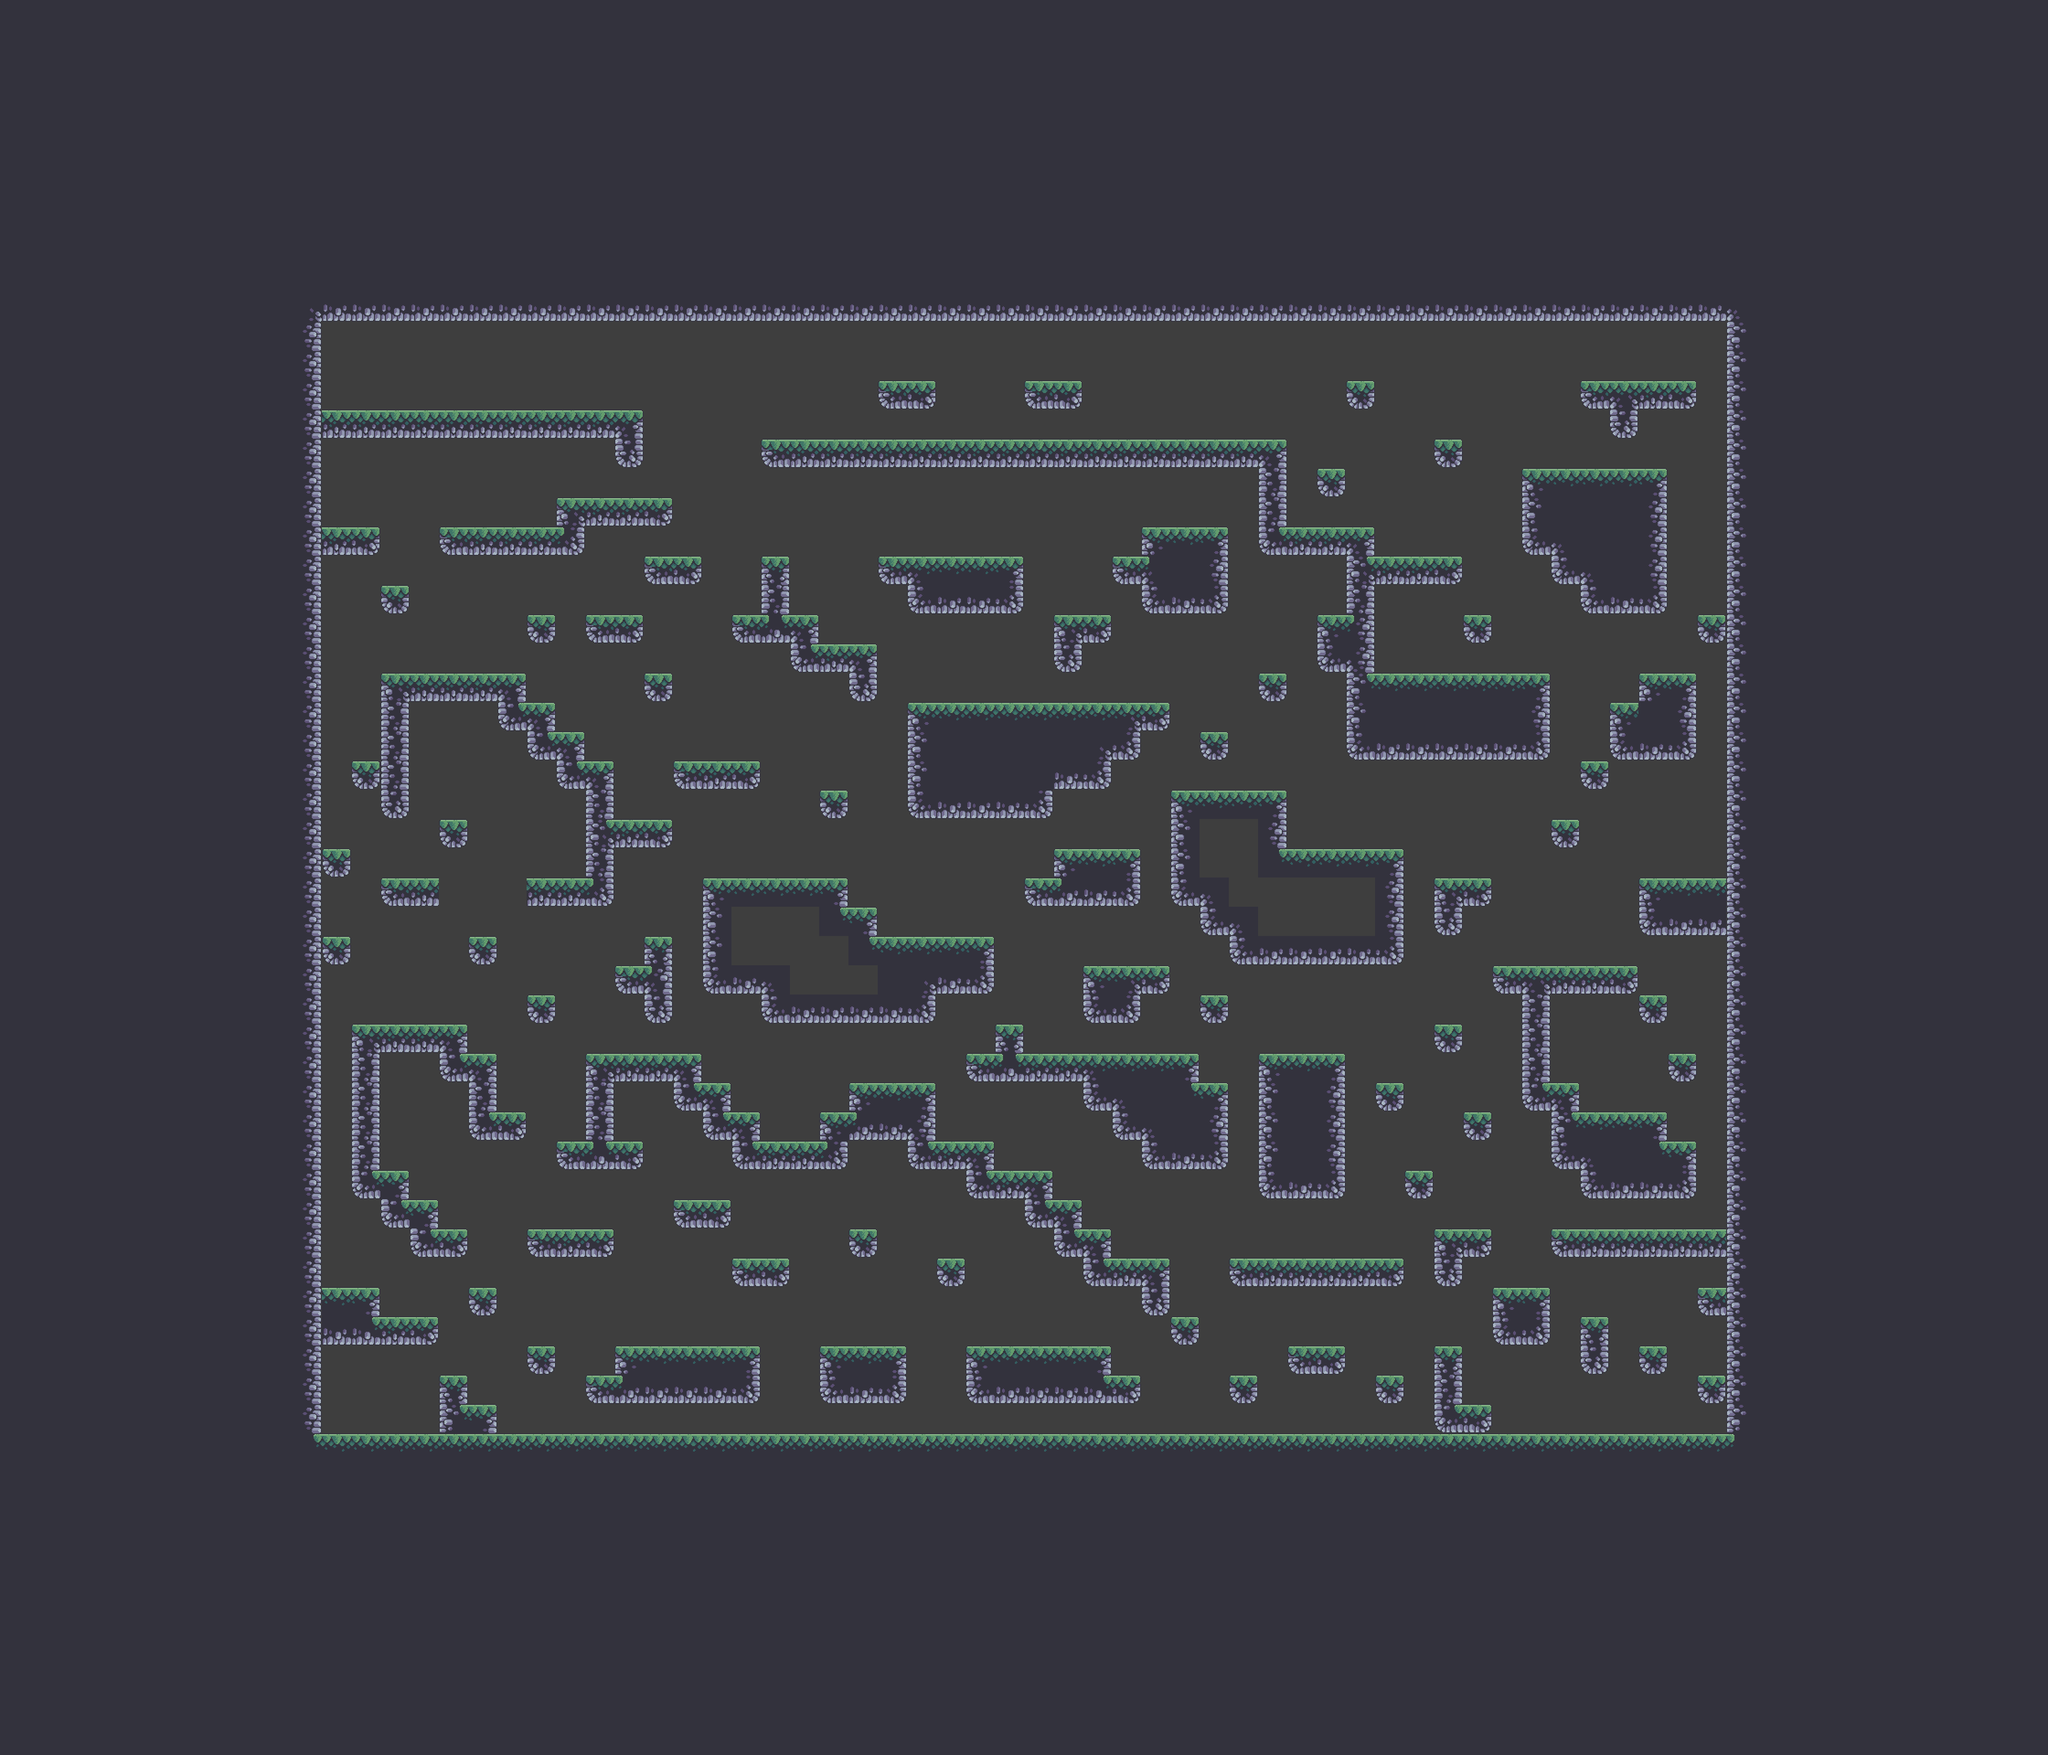

Rendered tile map (Tiled .tmx) drawn with the repository's tilesets; below, a short description and the map source with its tile grids summarised:
An orthogonal 70x60 tile map with 64x64 px tiles, 2 tile layers (Main, Decoration), 2 tilesets and 104 objects (89x Coin, 11x Health_Potion, 3x Diamond, Player).

<map version="1.10" tiledversion="1.11.0" orientation="orthogonal" renderorder="right-down" width="70" height="60" tilewidth="64" tileheight="64" infinite="0" backgroundcolor="#3e3e3e" nextlayerid="6" nextobjectid="184">
 <tileset firstgid="1" source="Terrain (64x64).tsx" />
 <tileset firstgid="86" source="tilemap_new_softy_sand64x64.tsx" />
 <layer id="1" name="Main" width="70" height="60">
  <data>[4200 cells, 2883 non-empty, 36 distinct tile ids]</data>
 </layer>
 <objectgroup id="2" name="Entities">
  <object id="75" name="Player" x="832" y="832">
   <point />
  </object>
  <object id="76" name="Coin" x="1920" y="768" width="64" height="64" />
  <object id="77" name="Coin" x="1984" y="768" width="64" height="64" />
  <object id="78" name="Coin" x="2240" y="768" width="64" height="64" />
  <object id="79" name="Coin" x="2304" y="768" width="64" height="64" />
  <object id="80" name="Coin" x="1024" y="1664" width="64" height="64" />
  <object id="81" name="Coin" x="1088" y="1728" width="64" height="64" />
  <object id="82" name="Coin" x="1152" y="1792" width="64" height="64" />
  <object id="83" name="Coin" x="1216" y="1856" width="64" height="64" />
  <object id="84" name="Coin" x="960" y="1600" width="64" height="64" />
  <object id="85" name="Coin" x="896" y="1536" width="64" height="64" />
  <object id="87" name="Coin" x="1088" y="1600" width="64" height="64" rotation="-90" />
  <object id="88" name="Coin" x="896" y="1728" width="64" height="64" rotation="-90" />
  <object id="89" name="Coin" x="768" y="1600" width="64" height="64" />
  <object id="90" name="Coin" x="704" y="1792" width="64" height="64" />
  <object id="91" name="Coin" x="832" y="2496" height="64" rotation="-90" />
  <object id="92" name="Coin" x="832" y="2496" width="64" height="64" rotation="-90" />
  <object id="93" name="Coin" x="832" y="2432" width="64" height="64" />
  <object id="94" name="Coin" x="896" y="2496" width="64" height="64" />
  <object id="95" name="Coin" x="896" y="2368" width="64" height="64" />
  <object id="96" name="Coin" x="960" y="2432" width="64" height="64" />
  <object id="97" name="Coin" x="768" y="3008" width="64" height="64" />
  <object id="98" name="Coin" x="832" y="3072" width="64" height="64" />
  <object id="99" name="Coin" x="832" y="2944" width="64" height="64" />
  <object id="100" name="Coin" x="1856" y="2624" width="64" height="64" />
  <object id="101" name="Coin" x="2048" y="2688" width="64" height="64" />
  <object id="102" name="Coin" x="1664" y="2688" width="64" height="64" />
  <object id="103" name="Coin" x="1344" y="2432" width="64" height="64" />
  <object id="104" name="Coin" x="1344" y="2368" width="64" height="64" />
  <object id="105" name="Coin" x="1600" y="1984" width="64" height="64" />
  <object id="106" name="Coin" x="1664" y="1984" width="64" height="64" />
  <object id="107" name="Coin" x="1728" y="1984" width="64" height="64" />
  <object id="108" name="Coin" x="1664" y="2048" width="64" height="64" />
  <object id="109" name="Coin" x="1728" y="2048" width="64" height="64" />
  <object id="111" name="Coin" x="1728" y="2112" width="64" height="64" />
  <object id="112" name="Coin" x="1792" y="2112" width="64" height="64" />
  <object id="113" name="Coin" x="1792" y="2048" width="64" height="64" />
  <object id="114" name="Coin" x="1856" y="2112" width="64" height="64" />
  <object id="115" name="Coin" x="1408" y="1984" width="64" height="64" />
  <object id="116" name="Coin" x="1600" y="1280" width="64" height="64" />
  <object id="117" name="Coin" x="1984" y="1152" width="64" height="64" />
  <object id="118" name="Coin" x="2048" y="1088" width="64" height="64" />
  <object id="119" name="Coin" x="2112" y="1152" width="64" height="64" />
  <object id="120" name="Coin" x="2496" y="1088" width="64" height="64" />
  <object id="121" name="Coin" x="2624" y="1088" width="64" height="64" />
  <object id="122" name="Coin" x="3072" y="1344" width="64" height="64" />
  <object id="123" name="Coin" x="3008" y="1280" width="64" height="64" />
  <object id="124" name="Coin" x="3008" y="1344" width="64" height="64" />
  <object id="125" name="Coin" x="3072" y="1280" width="64" height="64" />
  <object id="126" name="Coin" x="3520" y="704" width="64" height="64" />
  <object id="127" name="Coin" x="3584" y="704" width="64" height="64" />
  <object id="128" name="Coin" x="3136" y="896" width="64" height="64" />
  <object id="129" name="Coin" x="3392" y="2240" width="64" height="64" />
  <object id="130" name="Coin" x="3456" y="2240" width="64" height="64" />
  <object id="131" name="Coin" x="3008" y="2304" width="64" height="64" />
  <object id="132" name="Coin" x="2816" y="2176" width="64" height="64" />
  <object id="133" name="Coin" x="1984" y="2304" width="64" height="64" />
  <object id="134" name="Coin" x="3648" y="2752" width="64" height="64" />
  <object id="135" name="Coin" x="3392" y="3072" width="64" height="64" />
  <object id="136" name="Coin" x="3456" y="3072" width="64" height="64" />
  <object id="137" name="Coin" x="3584" y="3008" width="64" height="64" />
  <object id="138" name="Coin" x="3392" y="3008" width="64" height="64" />
  <object id="139" name="Coin" x="3328" y="3008" width="64" height="64" />
  <object id="140" name="Coin" x="3136" y="2880" width="64" height="64" />
  <object id="141" name="Coin" x="1152" y="2816" width="64" height="64" />
  <object id="142" name="Coin" x="768" y="2688" width="64" height="64" />
  <object id="143" name="Coin" x="704" y="2496" width="64" height="64" />
  <object id="144" name="Coin" x="704" y="2432" width="64" height="64" />
  <object id="145" name="Coin" x="704" y="2368" width="64" height="64" />
  <object id="146" name="Coin" x="2624" y="1792" width="64" height="64" />
  <object id="148" name="Coin" x="2688" y="1792" width="64" height="64" />
  <object id="149" name="Coin" x="2688" y="1856" width="64" height="64" />
  <object id="150" name="Coin" x="2688" y="1920" width="64" height="64" />
  <object id="151" name="Coin" x="2752" y="1920" width="64" height="64" />
  <object id="152" name="Coin" x="2752" y="1984" width="64" height="64" />
  <object id="153" name="Coin" x="2816" y="1920" width="64" height="64" />
  <object id="154" name="Coin" x="2816" y="1984" width="64" height="64" />
  <object id="155" name="Coin" x="2880" y="1920" width="64" height="64" />
  <object id="156" name="Coin" x="2880" y="1984" width="64" height="64" />
  <object id="157" name="Coin" x="1600" y="1536" width="64" height="64" />
  <object id="158" name="Coin" x="704" y="1088" width="64" height="64" />
  <object id="159" name="Coin" x="704" y="1024" width="64" height="64" />
  <object id="160" name="Coin" x="1024" y="1024" width="64" height="64" />
  <object id="161" name="Coin" x="1024" y="768" width="64" height="64" />
  <object id="162" name="Health_Potion" x="896" y="768" width="64" height="64" />
  <object id="163" name="Health_Potion" x="1152" y="1856" width="64" height="64" />
  <object id="164" name="Health_Potion" x="1728" y="1280" width="64" height="64" />
  <object id="165" name="Health_Potion" x="2112" y="832" width="64" height="64" />
  <object id="166" name="Health_Potion" x="3456" y="960" width="64" height="64" />
  <object id="167" name="Health_Potion" x="3328" y="2752" width="64" height="64" />
  <object id="168" name="Health_Potion" x="2240" y="2112" width="64" height="64" />
  <object id="169" name="Health_Potion" x="1024" y="2944" width="64" height="64" />
  <object id="171" name="Health_Potion" x="896" y="2432" width="64" height="64" />
  <object id="172" name="Health_Potion" x="2048" y="2624" width="64" height="64" />
  <object id="173" name="Health_Potion" x="2688" y="2944" width="64" height="64" />
  </objectgroup>
 <layer id="4" name="Decoration" width="70" height="60">
  <data>[4200 cells, 0 non-empty, 0 distinct tile ids]</data>
 </layer>
</map>
<!-- 9 of 104 objects omitted -->
